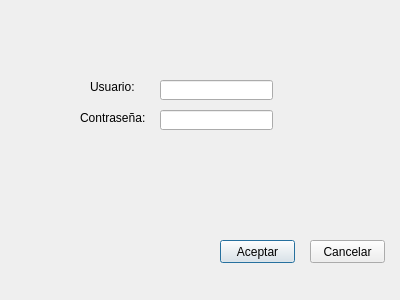
<?xml version="1.0" encoding="UTF-8"?>
<ui version="4.0">
 <class>Dialog</class>
 <widget class="QDialog" name="Dialog">
  <property name="windowModality">
   <enum>Qt::WindowModal</enum>
  </property>
  <property name="geometry">
   <rect>
    <x>0</x>
    <y>0</y>
    <width>400</width>
    <height>300</height>
   </rect>
  </property>
  <property name="windowTitle">
   <string>Iniciar Sesión</string>
  </property>
  <widget class="QLineEdit" name="user">
   <property name="geometry">
    <rect>
     <x>160</x>
     <y>80</y>
     <width>113</width>
     <height>20</height>
    </rect>
   </property>
  </widget>
  <widget class="QLineEdit" name="password">
   <property name="geometry">
    <rect>
     <x>160</x>
     <y>110</y>
     <width>113</width>
     <height>20</height>
    </rect>
   </property>
  </widget>
  <widget class="QLabel" name="label">
   <property name="geometry">
    <rect>
     <x>90</x>
     <y>80</y>
     <width>47</width>
     <height>13</height>
    </rect>
   </property>
   <property name="text">
    <string>Usuario:</string>
   </property>
  </widget>
  <widget class="QLabel" name="label_2">
   <property name="geometry">
    <rect>
     <x>80</x>
     <y>110</y>
     <width>71</width>
     <height>16</height>
    </rect>
   </property>
   <property name="text">
    <string>Contraseña:</string>
   </property>
  </widget>
  <widget class="QPushButton" name="accept">
   <property name="geometry">
    <rect>
     <x>220</x>
     <y>240</y>
     <width>75</width>
     <height>23</height>
    </rect>
   </property>
   <property name="text">
    <string>Aceptar</string>
   </property>
  </widget>
  <widget class="QPushButton" name="cancel">
   <property name="geometry">
    <rect>
     <x>310</x>
     <y>240</y>
     <width>75</width>
     <height>23</height>
    </rect>
   </property>
   <property name="text">
    <string>Cancelar</string>
   </property>
  </widget>
 </widget>
 <resources/>
 <connections/>
</ui>
